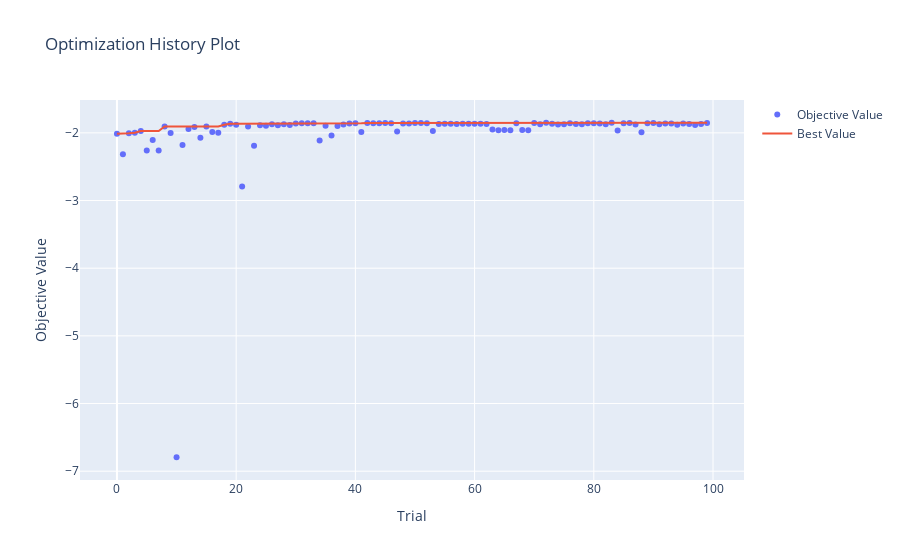

Notebook cell for this chart:
### Code cell
plot_optimization_history(study_xgb)
